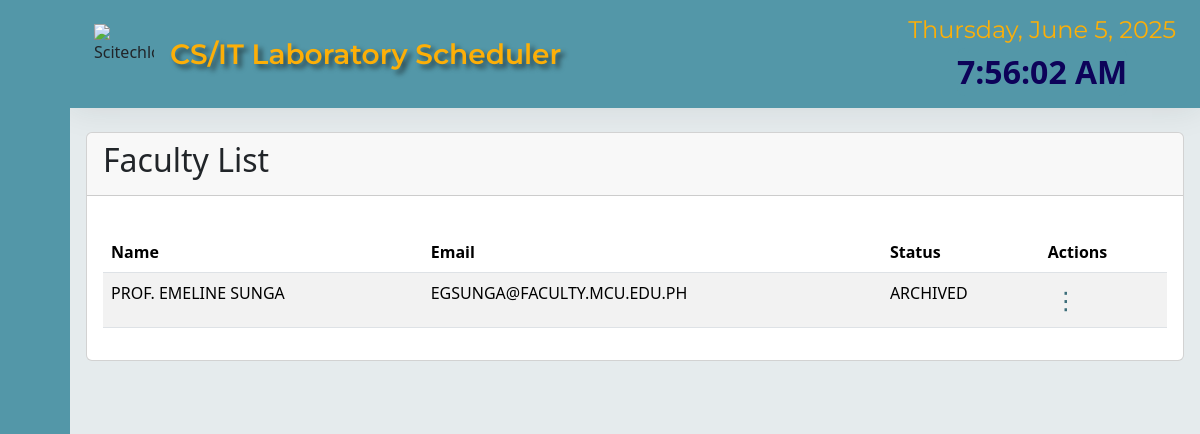
Page /archive_faculty.php on the committed database.
### tables this page shows
CREATE TABLE `faculty_tbl` (
  `faculty_id` int(11) NOT NULL,
  `faculty_name` varchar(30) NOT NULL,
  `faculty_email` varchar(70) NOT NULL,
  `faculty_status` text NOT NULL,
  `faculty_pass` varchar(30) NOT NULL,
  `role` text NOT NULL
);

### archive_faculty.php (the view, shortened to what this page needs)
<?php
include 'connection.php';
$sql = "SELECT * FROM faculty_tbl where faculty_status='ARCHIVED'";
$result = $conn->query($sql);
?>
<!doctype html>
<html lang="en">
  <head>
    <link rel="stylesheet" href="https://cdn.lineicons.com/3.0/lineicons.css">
    <link rel="stylesheet" href="styles.css">
    <link href="https://cdn.jsdelivr.net/npm/bootstrap@5.3.3/dist/css/bootstrap.min.css" rel="stylesheet">
    <link href="https://cdn.jsdelivr.net/npm/bootstrap-icons@1.10.5/font/bootstrap-icons.css" rel="stylesheet">
  </head>
  <body>
    <div class="wrapper">
      <aside id="sidebar">
        <div class="d-flex">
          <button class="toggle-btn" type="button">
          </button>
        </div>
        <ul class="sidebar-nav">
          <li class="sidebar-item">
            <a href="index.php" class="sidebar-link">
            </a>
          </li>
          <li class="sidebar-item">
            <a href="#" class="sidebar-link has-dropdown collapsed" data-bs-toggle="collapse" data-bs-target="#createDropdown" aria-expanded="false" aria-controls="auth">
              </a>
          </li>
            <li class="sidebar-item">
            <a href="#" class="sidebar-link has-dropdown collapsed" data-bs-toggle="collapse" data-bs-target="#viewDropdown" aria-expanded="false" aria-controls="auth">
            </a>
          </li>
                                   <li class="sidebar-item">
            <a href="#" class="sidebar-link has-dropdown collapsed" data-bs-toggle="collapse" data-bs-target="#course" aria-expanded="false" aria-controls="course">
            </a>
           <li class="sidebar-item">
            <a href="#" class="sidebar-link has-dropdown collapsed" data-bs-toggle="collapse" data-bs-target="#auth" aria-expanded="false" aria-controls="auth">
            </a>
             <li class="sidebar-item">
                <a href="#" class="sidebar-link has-dropdown collapsed" data-bs-toggle="collapse" data-bs-target="#acc" aria-expanded="false" aria-controls="auth">
                </a>
          </li>
          <li class="sidebar-footer">
          <a href="logout.php" class="sidebar-link">
            </a>
          </li>
        </ul>
      </aside>
      <div class="main">
        <nav class="navbar navbar-expand  px-4 py-4" data-bs-theme="dark">
          <div class="navbar-collapse collapse">
          <img src="assets/scitech logo.png"  alt="Scitechlogo" height="60px" width="60px">
          <a class="navbar-brand mx-3 fs-3" id="navtitle" href="#" style="text-shadow: 4px 4px 5px rgba(14, 14, 14, 0.6) !important;">CS/IT Laboratory Scheduler</a>
          </div>
          <ul class="navbar-nav ms-auto">
              <li class="navbar-item dropdown">
                <div class="timer-container">
                  <div class="date" id="currentDate">
                  </div>
                  <div class="time" id="localTime">
                  </div>
                </div>
              </li>
            </ul>
        </nav>
        <main class="content px-3 py-4">
          <div class="card">
            <div class="card-header">
              <h2>Faculty List</h2>
            </div>
            <div class="card-body">
              <div class="faculty-list-wrapper">
                <table class="table table-striped">
                  <thead>
                    <tr>
                      <th scope="col">Name</th>
                      <th scope="col">Email</th>
                      <th scope="col">Status</th>
                      <th scope="col">Actions</th>
                    </tr>
                  </thead>
                  <tbody>
                    <?php if ($result->num_rows > 0): ?>
                      <?php while ($row = $result->fetch_assoc()): ?>
                        <tr>
                          <td><?php echo htmlspecialchars($row['faculty_name']); ?></td>
                          <td><?php echo htmlspecialchars($row['faculty_email']); ?></td>
                        <td>
                        <?php echo htmlspecialchars($row['faculty_status']);  ?>
                        </td>
                        <TD>
                                                         <div class="action-container">
  <button class="ellipsis-btn" aria-label="Actions">&#8942;</button>
</div>
                          </td>
                        </tr>
                      <?php endwhile; ?>
                    <?php else: ?>
                      <tr>
                        <td colspan="5" class="text-center">No archived faculty.</td>
                      </tr>
                    <?php endif; ?>
                  </tbody>
                </table>
              </div>
            </div>
          </div>
        </main>
      </div>
                    </div>
  </body>
</html>

### styles.css (style rules this page uses)
#navtitle { text-align: center; justify-content: center; font-weight: 600; color: #fdaf07; font-family: 'Montserrat'; }
a:link { text-decoration: none; }
li { list-style: none; }
.wrapper { display: flex; }
.main { display: flex; flex-direction: column; min-height: 100vh; width: 100%; overflow: hidden; transition: all 0.35s ease-in-out; background-color: #e5ebed; min-width: 0; }
#sidebar { width: 70px; min-width: 70px; z-index: 1000; transition: all .25s ease-in-out; background-color: #5397a8; display: flex; flex-direction: column; }
.toggle-btn { background-color: transparent; cursor: pointer; border: 0; padding: 1rem 1.5rem; margin-top: 18px; }
.sidebar-nav { padding: 2rem 0; flex: 1 1 auto; }
a.sidebar-link { padding: .625rem 1.625rem; color: #130164; display: block; font-size: 1rem; white-space: nowrap; border-left: 3px solid transparent; }
.sidebar-item { position: relative; }
.navbar { background-color: #5397a8; box-shadow: 0 0 2rem 0 rgba(33, 37, 41, .1); }
.navbar-expand .navbar-collapse { min-width: 200px; }
.timer-container { display: flex; flex-direction: column; justify-content: center; align-items: center; height: 40px; background-color: #5397a8; }
.date { font-size: 1.5rem; margin-bottom: 0px; color: #fdaf07; font-family: 'Montserrat'; }
.time { font-size: 2rem; font-weight: bold; background-color: #5397a8; color: #0d0259; padding: 0px; border-radius: 8px; }
.faculty-list-wrapper table { width: 100%; margin-top: 20px; }
.faculty-list-wrapper td, .faculty-list-wrapper th { text-align: left; }

### archive_faculty.php (style rules this page uses)
.action-container { position: relative; display: inline-block; }
.ellipsis-btn { cursor: pointer; font-size: 24px; border: none; background: transparent; color: #3c6e7a; }

### rows in the picture
faculty_tbl: faculty_name "PROF. EMELINE SUNGA", faculty_email "EGSUNGA@FACULTY.MCU.EDU.PH", faculty_status "ARCHIVED"
